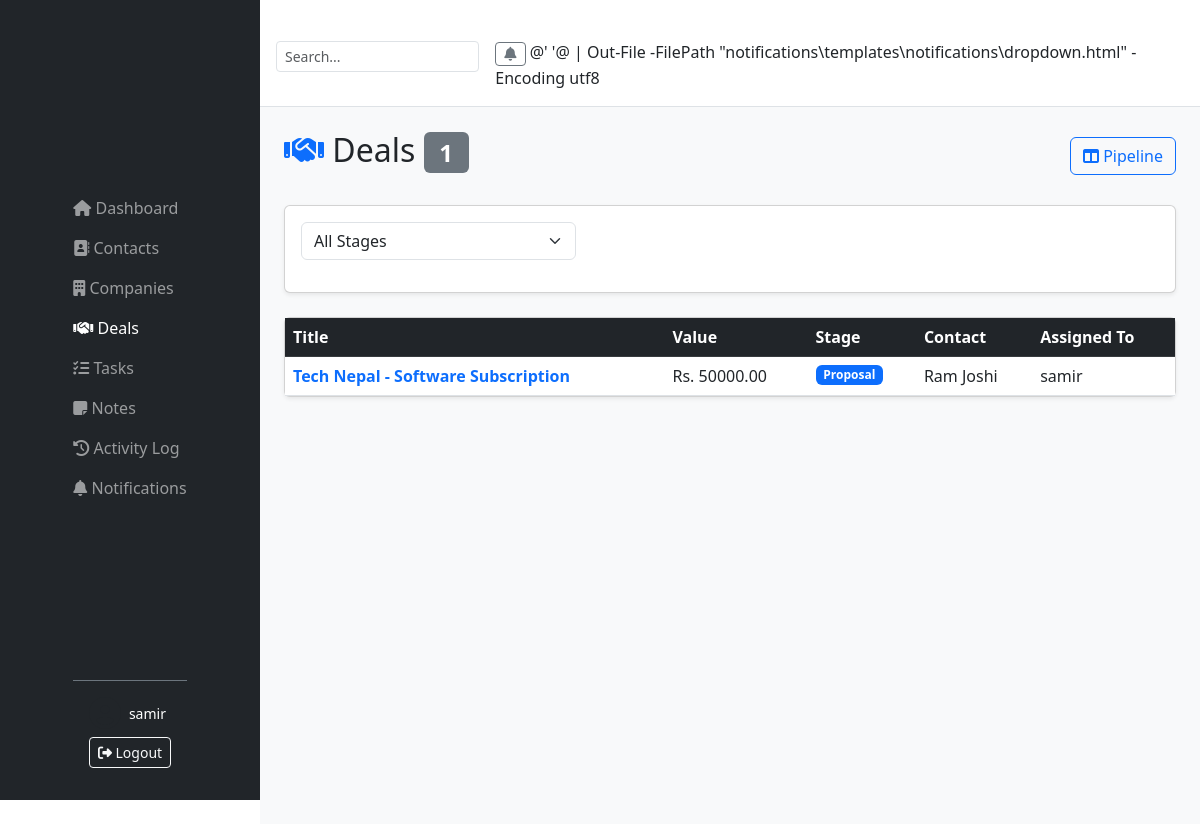
The page /deals/ (signed in) on the database its author committed.
### deals/models.py (models this page shows, shortened)
class Deal(models.Model):
    STAGE_CHOICES = [
        ('lead', 'Lead'),
        ('qualified', 'Qualified'),
        ('proposal', 'Proposal Sent'),
        ('negotiation', 'Negotiation'),
        ('won', 'Won'),
        ('lost', 'Lost'),
    ]
    title = models.CharField(max_length=200)
    value = models.DecimalField(max_digits=12, decimal_places=2, default=0)
    stage = models.CharField(max_length=20, choices=STAGE_CHOICES, default='lead')
    contact = models.ForeignKey(
        Contact,
        on_delete=models.CASCADE,
        related_name='deals'
    )
    company = models.ForeignKey(
        Company,
        on_delete=models.CASCADE,
        null=True,
        blank=True,
        related_name='deals'
    )
    assigned_to = models.ForeignKey(
        User,
        on_delete=models.SET_NULL,
        null=True,
        blank=True,
        related_name='deals'
    )
    expected_close_date = models.DateField(null=True, blank=True)
    description = models.TextField(blank=True)
    created_at = models.DateTimeField(auto_now_add=True)
    updated_at = models.DateTimeField(auto_now=True)

### contacts/models.py (models this page shows, shortened)
class Contact(models.Model):
    STATUS_CHOICES = [
        ('lead', 'Lead'),
        ('customer', 'Customer'),
        ('partner', 'Partner'),
    ]
    first_name = models.CharField(max_length=50)
    last_name = models.CharField(max_length=50)
    email = models.EmailField(unique=True)
    phone = models.CharField(max_length=20, blank=True)
    company = models.CharField(max_length=100, blank=True)
    job_title = models.CharField(max_length=100, blank=True)
    status = models.CharField(max_length=20, choices=STATUS_CHOICES, default='lead')
    assigned_to = models.ForeignKey(User, on_delete=models.SET_NULL, null=True, blank=True)
    notes = models.TextField(blank=True)
    created_at = models.DateTimeField(auto_now_add=True)
    def __str__(self):
        return f"{self.first_name} {self.last_name}"

### deals/views.py (the view)
# urls.py: path('', views.deal_list, name='deal_list'),
@login_required
def deal_list(request):
    if request.user.groups.filter(name='Sales Rep').exists():
        deals = Deal.objects.filter(assigned_to=request.user)
    else:
        deals = Deal.objects.all()
    stage = request.GET.get('stage')
    if stage:
        deals = deals.filter(stage=stage)
    return render(request, 'deals/deal_list.html', {
        'deals': deals,
        'total': deals.count(),
        'is_admin': request.user.groups.filter(name='Admin').exists(),
        'is_manager': request.user.groups.filter(
            name__in=['Admin', 'Sales Manager']
        ).exists(),
    })

### notifications/context_processors.py (called while the page is built)
def notification_context(request):
    if request.user.is_authenticated:
        unread_count = request.user.notifications.filter(is_read=False).count()
        latest_notifications = request.user.notifications.all()[:5]
        return {
            'unread_count': unread_count,
            'latest_notifications': latest_notifications,
        }
    return {}

### deals/templates/deals/deal_list.html (shortened to what this page needs)
{% extends 'base.html' %}
{% block content %}
<div class="d-flex justify-content-between align-items-center mb-4">
    <h2><i class="fas fa-handshake text-primary"></i> Deals <span class="badge bg-secondary">{{ total }}</span></h2>
    <div>
        <a href="{% url 'deal_pipeline' %}" class="btn btn-outline-primary"><i class="fas fa-columns"></i> Pipeline</a>
    </div>
</div>
<div class="card mb-4 shadow-sm">
    <div class="card-body">
        <form method="get" class="row g-3">
            <div class="col-md-4">
                <select name="stage" class="form-select" onchange="this.form.submit()">
                    <option value="">All Stages</option>
                </select>
            </div>
        </form>
    </div>
</div>
<div class="card shadow-sm">
    <div class="table-responsive">
        <table class="table table-hover mb-0">
            <thead class="table-dark">
                <tr>
                    <th>Title</th>
                    <th>Value</th>
                    <th>Stage</th>
                    <th>Contact</th>
                    <th>Assigned To</th>
                </tr>
            </thead>
            <tbody>
                {% for deal in deals %}
                <tr>
                    <td><a href="{% url 'deal_detail' deal.pk %}" class="fw-bold text-decoration-none">{{ deal.title }}</a></td>
                    <td>Rs. {{ deal.value }}</td>
                    <td>
                        {% if deal.stage == 'lead' %}<span class="badge bg-secondary">Lead</span>
                        {% elif deal.stage == 'qualified' %}<span class="badge bg-info">Qualified</span>
                        {% elif deal.stage == 'proposal' %}<span class="badge bg-primary">Proposal</span>
                        {% elif deal.stage == 'negotiation' %}<span class="badge bg-warning text-dark">Negotiation</span>
                        {% elif deal.stage == 'won' %}<span class="badge bg-success">Won</span>
                        {% else %}<span class="badge bg-danger">Lost</span>{% endif %}
                    </td>
                    <td>{{ deal.contact }}</td>
                    <td>{{ deal.assigned_to|default:"Unassigned" }}</td>
                </tr>
                {% empty %}
                <tr><td colspan="6" class="text-center text-muted py-4">No deals found.</td></tr>
                {% endfor %}
            </tbody>
        </table>
    </div>
</div>
{% endblock %}

### templates/base.html (shortened to what this page needs)
﻿{% load static %}
<!DOCTYPE html>
<html lang="en">
<head>
    <link href="https://cdn.jsdelivr.net/npm/bootstrap@5.3.0/dist/css/bootstrap.min.css" rel="stylesheet">
    <link rel="stylesheet" href="https://cdnjs.cloudflare.com/ajax/libs/font-awesome/6.4.0/css/all.min.css">
    <link rel="stylesheet" href="{% static 'css/custom.css' %}">
</head>
<body>
    <nav class="navbar navbar-expand-lg navbar-dark bg-dark fixed-top" style="height: 100vh; width: 260px; flex-direction: column; align-items: stretch; padding: 0; z-index: 1030; display: flex; flex-direction: column;">
        <div class="container-fluid d-flex flex-column h-100">
            <div class="collapse navbar-collapse" id="sidebarNav" style="flex-grow: 1; overflow-y: auto;">
                <ul class="navbar-nav flex-column w-100 pt-3">
                    <li class="nav-item">
                        <a class="nav-link {% if request.resolver_match.url_name == 'dashboard' %}active{% endif %}" href="{% url 'dashboard' %}">
                            <i class="fas fa-home"></i> Dashboard
                        </a>
                    </li>
                    <li class="nav-item">
                        <a class="nav-link {% if request.resolver_match.url_name == 'contact_list' %}active{% endif %}" href="{% url 'contact_list' %}">
                            <i class="fas fa-address-book"></i> Contacts
                        </a>
                    </li>
                    <li class="nav-item">
                        <a class="nav-link {% if request.resolver_match.url_name == 'company_list' %}active{% endif %}" href="{% url 'company_list' %}">
                            <i class="fas fa-building"></i> Companies
                        </a>
                    </li>
                    <li class="nav-item">
                        <a class="nav-link {% if request.resolver_match.url_name == 'deal_list' %}active{% endif %}" href="{% url 'deal_list' %}">
                            <i class="fas fa-handshake"></i> Deals
                        </a>
                    </li>
                    <li class="nav-item">
                        <a class="nav-link {% if request.resolver_match.url_name == 'task_list' %}active{% endif %}" href="{% url 'task_list' %}">
                            <i class="fas fa-tasks"></i> Tasks
                        </a>
                    </li>
                    <li class="nav-item">
                        <a class="nav-link {% if request.resolver_match.url_name == 'note_list' %}active{% endif %}" href="{% url 'note_list' %}">
                            <i class="fas fa-sticky-note"></i> Notes
                        </a>
                    </li>
                    <li class="nav-item">
                        <a class="nav-link {% if request.resolver_match.url_name == 'activity_list' %}active{% endif %}" href="{% url 'activity_list' %}">
                            <i class="fas fa-history"></i> Activity Log
                        </a>
                    </li>
                    <li class="nav-item">
                        <a class="nav-link {% if request.resolver_match.url_name == 'list' and request.resolver_match.namespace == 'notifications' %}active{% endif %}" href="{% url 'notifications:list' %}">
                            <i class="fas fa-bell"></i> Notifications
                        </a>
                    </li>
                </ul>
            </div>
            {% if user.is_authenticated %}
            <div class="mt-auto p-3 border-top border-secondary">
                <div class="d-flex align-items-center">
                    <i class="fas fa-user-circle fa-2x me-2"></i>
                    <div>
                        <div class="text-white small">{{ user.username }}</div>
                    </div>
                </div>
                <form method="post" action="{% url 'logout' %}" class="mt-2">
                    <button type="submit" class="btn btn-outline-light btn-sm w-100">
                        <i class="fas fa-sign-out-alt"></i> Logout
                    </button>
                </form>
            </div>
            {% endif %}
        </div>
    </nav>
    <div style="margin-left: 260px; min-height: 100vh; background: #f8f9fa;">
        <div class="bg-white border-bottom p-3 d-flex justify-content-between align-items-center">
            <div class="d-flex align-items-center">
                <form class="d-flex me-3" role="search">
                    <input class="form-control form-control-sm" type="search" placeholder="Search..." aria-label="Search">
                </form>
                {% if user.is_authenticated %}
                <div class="dropdown">
                    <a class="btn btn-outline-secondary btn-sm position-relative" href="#" role="button" data-bs-toggle="dropdown">
                        <i class="fas fa-bell"></i>
                    </a>
                    {% include 'notifications/dropdown.html' %}
                </div>
                {% endif %}
            </div>
        </div>
        <div class="container-fluid p-4">
            {% block content %}{% endblock %}
        </div>
    </div>
</body>
</html>

### rows shown on the page
Deal: title "Tech Nepal - Software Subscription", value "50000.00", stage "Proposal", contact "Ram Joshi", assigned_to "samir"

### other values the page prints
{{ user.username }} "samir"
{{ total }} "1"
